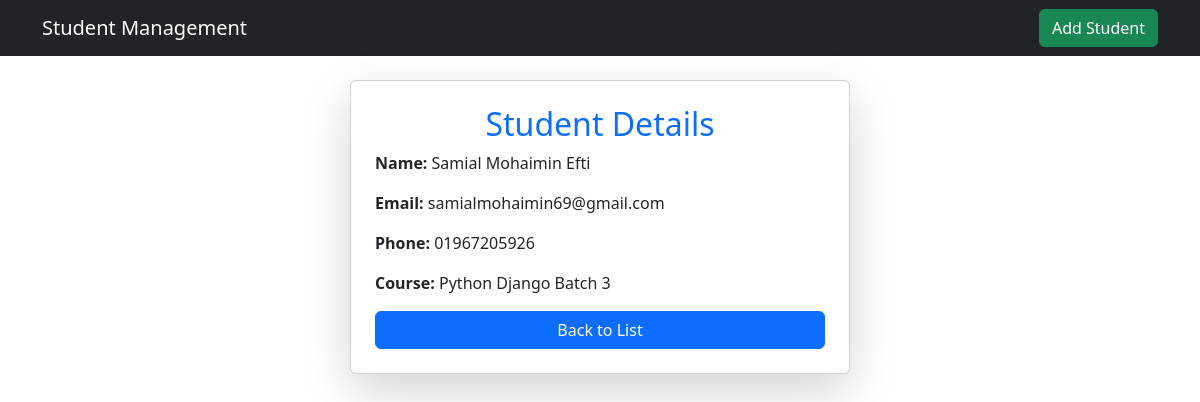
Page /detail/1/ on the earlier database version.
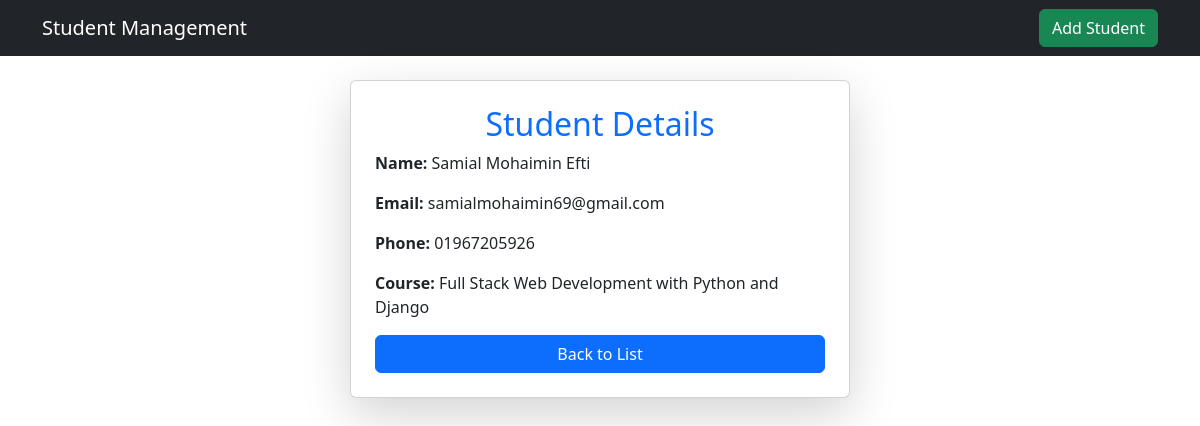
Same page on the later database version.
### students/models.py (models this page shows, shortened)
class Student(models.Model):
    COURSE_CHOICES = [
         ("Full Stack Web Development with Python and Django", "Full Stack Web Development with Python and Django"),
        ("Machine Learning", "Machine Learning"),
        ("Data Science", "Data Science"),
        ("Artificial Intelligence", "Artificial Intelligence"),
        ("Cyber Security", "Cyber Security"),
    ]
    name = models.CharField(max_length=100)
    email = models.EmailField(unique=True)
    phone = models.CharField(max_length=11)
    course = models.CharField(max_length=50, choices=COURSE_CHOICES)

### students/views.py (the view)
# urls.py: path('detail/<int:id>/', student_detail, name='student_detail'),
def student_detail(request, id):
    student = get_object_or_404(Student, id=id)
    return render(request, 'student_detail.html', {'student': student})

### students/templates/student_detail.html
{% extends "base.html" %}
{% block content %}
  <div class="card mx-auto shadow-lg p-4" style="max-width: 90%; width: 500px;">
      <h2 class="text-center text-primary">Student Details</h2>
      <p><strong>Name:</strong> {{ student.name }}</p>
      <p><strong>Email:</strong> {{ student.email }}</p>
      <p><strong>Phone:</strong> {{ student.phone }}</p>
      <p><strong>Course:</strong> {{ student.course }}</p>
      <a href="{% url 'student_list' %}" class="btn btn-primary">Back to List</a>
  </div>
{% endblock %}

Differences in the rows shown:
changed Student "Samial Mohaimin Efti": course "Python Django Batch 3" → "Full Stack Web Development with Python and Django"
